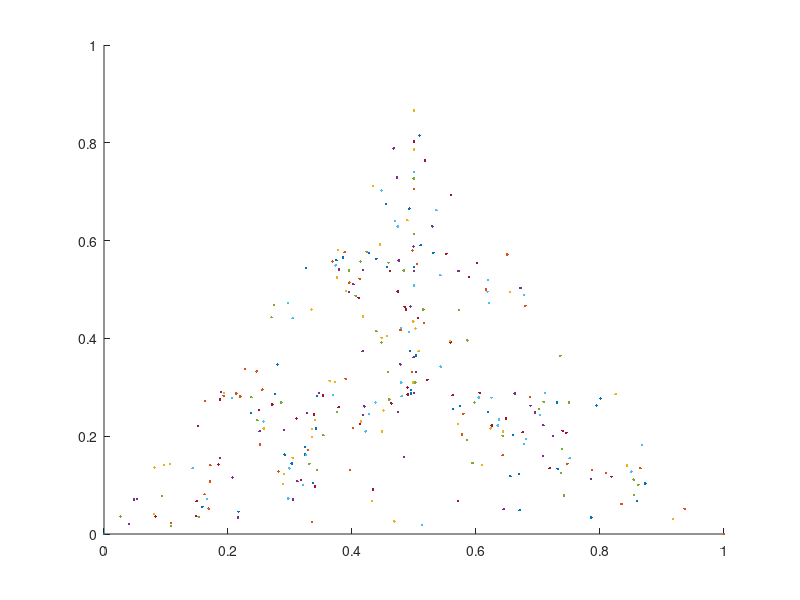

Recreate this plot in MATLAB.
A=[0,0,0];
B=[1,0,0];
C=[cos(pi/3),sin(pi/3),0];
D=[(A(1)+B(1)+C(1))/3,(A(2)+B(2)+C(2))/3,1];
hold on
set(gca,'Color','k')
scatter3(A(1),A(2),A(3),'.g')
scatter3(B(1),B(2),B(3),'.b')
scatter3(C(1),C(2),C(3),'.r')
scatter3(D(1),D(2),D(3),'.b')

P=0 + (1-0).*rand(1,3);
for i=1:300
    
ran_num=fix(1+(5-1)*rand(1));
%ran_num
if(ran_num==1)
    %A+P
    P=(A+P)/2;
    scatter3(P(1),P(2),P(3),'.g');
    %P
elseif(ran_num==2)
    %B+P
    P=(B+P)/2;
    scatter3(P(1),P(2),P(3),'.b');
    %P
elseif(ran_num==3)
    %C+P
   P=(C+P)/2;
   scatter3(P(1),P(2),P(3),'.r');
   %P 
else
   P=(D+P)/2;
   scatter3(P(1),P(2),P(3),'.b');
end

end